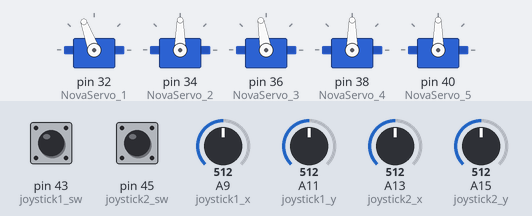
Simulated run of this sketch. Board: Arduino Mega 2560, built with avr-gcc and run on an emulated ATmega2560. Parts: 5 × servo. The inputs (shaded band) are chosen by the test bench; at power-on: A9 (joystick1_x) = 512, A13 (joystick2_x) = 512, A11 (joystick1_y) = 512, A15 (joystick2_y) = 512, pin 43 (joystick1_sw) HIGH, pin 45 (joystick2_sw) HIGH.

Above: at 1.2 s.
1.3 s: A9 (joystick1_x) set to 716
At 2.9 s:
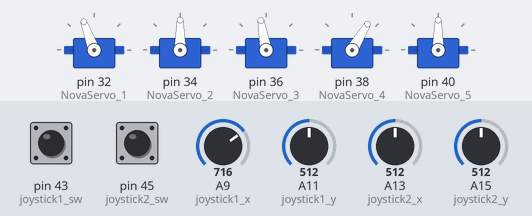
3.5 s: A13 (joystick2_x) set to 306
At 4.4 s:
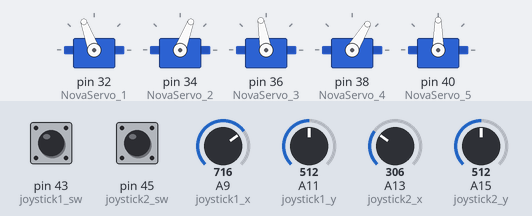
5.5 s: A11 (joystick1_y) set to 306
At 6.7 s:
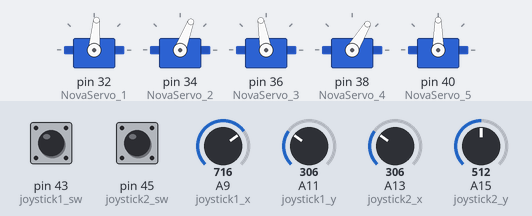
7.7 s: A15 (joystick2_y) set to 306
At 9.3 s:
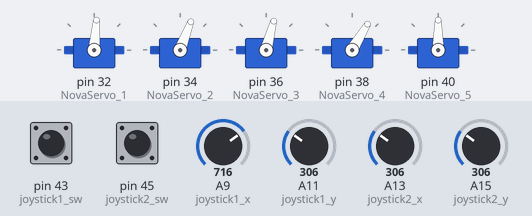
9.7 s: A9 (joystick1_x) set to 131
At 12.0 s:
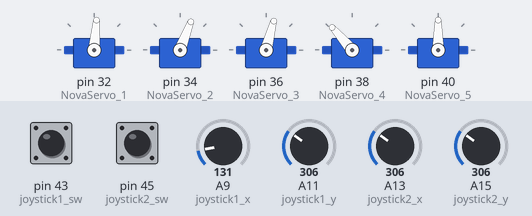
12.4 s: pin 43 (joystick1_sw) pulled LOW for 0.15 s
At 14.0 s:
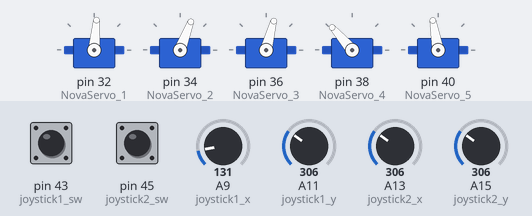
Timing chart, 0 to 15.0 s (numbered marks = the images above; inputs shaded):
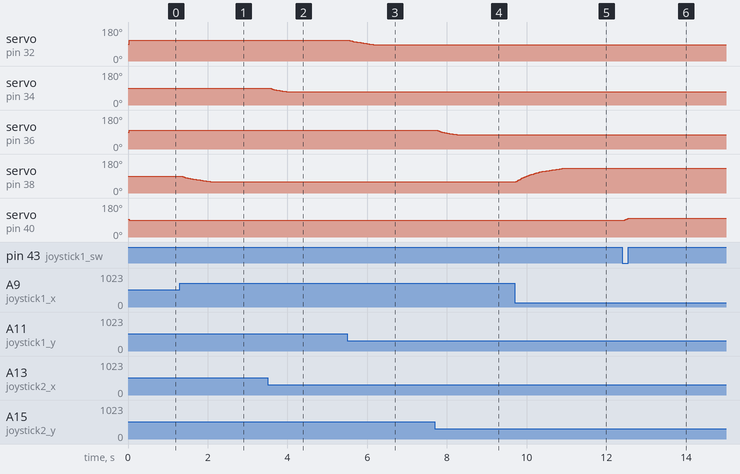

The sketch:

CreoqodeNova_Calibration.ino
```cpp
#include <Servo.h>

#define ACTIVATED LOW

Servo NovaServo_1; // Head Movement - Front and Back
Servo NovaServo_2; // Head Rotation - Clockwise and Anticlockwise
Servo NovaServo_3; // Head Rotation - Up and Down
Servo NovaServo_4; // Whole Body Rotation - 2 axis
Servo NovaServo_5; // Head Movement - Up and Down

// Joystick connections
int joystick1_x = A9;
int joystick1_y = A11;
int joystick2_x = A13;
int joystick2_y = A15;

int joystick1_sw = 43;
int joystick2_sw = 45;

// Current values of the potentiometers and tactile switches.
int value1_x;
int value1_y;
int value2_x;
int value2_y;

int value1_sw;
int value2_sw;

// Creating variables for potentiometer filtering.
int value1_xF = 90;
int value1_yF = 110;
int value2_xF = 90;
int value2_yF = 100;

// By pressing the tactile switches, we will be increasing and decreasing one of the servo shaft angles.
int degree = 90;

// Potentiometer Readings
float filter1_x = 0.05;
float filter1_y = 0.05;
float filter2_x = 0.08;
float filter2_y = 0.08;

/**
   This is like the constructor, it runs first before all the other functions.
*/
void setup() {

  calibrate();

}

/**
   A repeating function that won't stop.
*/
void loop() {

  joystickCalibration();
  //movement();

}

/**
   Calibrates the mask to rotate towards a 90 degrees angle.
*/
void calibrate() {

  Serial.begin(9600);

  pinMode(joystick1_sw, INPUT_PULLUP);
  pinMode(joystick2_sw, INPUT_PULLUP);

  NovaServo_1.attach(32);
  NovaServo_2.attach(34);
  NovaServo_3.attach(36);
  NovaServo_4.attach(38);
  NovaServo_5.attach(40);

  NovaServo_1.write(90);
  NovaServo_2.write(90);
  NovaServo_3.write(90);
  NovaServo_4.write(90);
  NovaServo_5.write(95);

}

/**
   Maps the potentiometer
*/
void joystickCalibration() {

  value1_x = analogRead(joystick1_x);
  value1_y = analogRead(joystick1_y);
  value2_x = analogRead(joystick2_x);
  value2_y = analogRead(joystick2_y);

  value1_sw = digitalRead(joystick1_sw);
  value2_sw = digitalRead(joystick2_sw);

  value1_x = map(value1_x, 0, 1024, 170, 10);
  value1_y = map(value1_y, 0, 1024, 50, 170);
  value2_x = map(value2_x, 0, 1024, 40, 140);
  value2_y = map(value2_y, 0, 1024, 40, 160);

  value1_xF = value1_xF * (1 - filter1_x) + value1_x * filter1_x;
  value1_yF = value1_yF * (1 - filter1_y) + value1_y * filter1_y;
  value2_xF = value2_xF * (1 - filter2_x) + value2_x * filter2_x;
  value2_yF = value2_yF * (1 - filter2_y) + value2_y * filter2_y;

  // Checks whether the variable "degree" should be increased/decreased by 2 degrees at each iteration
  if (value1_sw == ACTIVATED) {
    if (degree < 141) degree = degree + 2;
  }

  if (value2_sw == ACTIVATED) {
    if (degree > 89) degree = degree - 2;
  }
  delay(30);

  if (value1_yF > 80)      NovaServo_1.write(value1_yF);
  NovaServo_2.write(value2_xF);
  if (value2_yF > 65)      NovaServo_3.write(value2_yF);
  NovaServo_4.write(value1_xF);
  NovaServo_5.write(degree);

}

/**
   Some simple movements with increments.
*/
void movement() {
  int x = 1;
  int timer = 45;
  for (int i = 50; i > 49; i = i + x) {
    NovaServo_2.write(i);
    if (i < 90) timer = timer - x;
    if (i > 90) timer = timer + x;
    if (i == 130) x = -1;      // switch direction at peak
    delay(timer);
  }
}
```

Measured:
- after the input at 1.3 s, servo on pin 38 (NovaServo_4): moves from 90° to 59° over 0.75 s, starting at once
- after the input at 3.5 s, servo on pin 34 (NovaServo_2): moves from 90° to 69° over 0.47 s, starting after 0.06 s
- after the input at 5.5 s, servo on pin 32 (NovaServo_1): moves from 110° to 85° over 0.66 s, starting after 0.06 s
- after the input at 7.7 s, servo on pin 36 (NovaServo_3): moves from 100° to 75° over 0.53 s, starting at once
- after the input at 9.7 s, servo on pin 38 (NovaServo_4): moves from 59° to 131° over 1.2 s, starting at once
- after the input at 12.4 s, servo on pin 40 (NovaServo_5): 90° → 100° after 0.05 s
